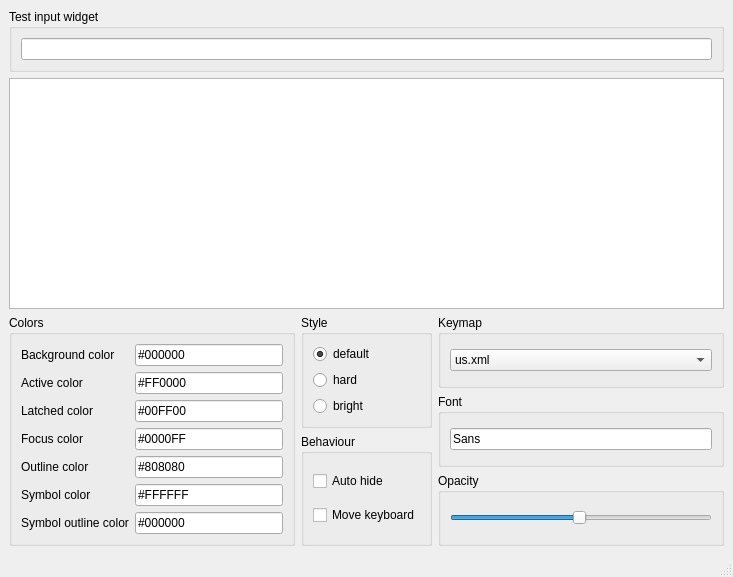
<?xml version="1.0" encoding="UTF-8"?>
<ui version="4.0">
 <class>MainWindow</class>
 <widget class="QMainWindow" name="MainWindow">
  <property name="geometry">
   <rect>
    <x>0</x>
    <y>0</y>
    <width>733</width>
    <height>577</height>
   </rect>
  </property>
  <property name="sizePolicy">
   <sizepolicy hsizetype="Maximum" vsizetype="Maximum">
    <horstretch>0</horstretch>
    <verstretch>0</verstretch>
   </sizepolicy>
  </property>
  <property name="windowTitle">
   <string>MainWindow</string>
  </property>
  <widget class="QWidget" name="centralwidget">
   <property name="sizePolicy">
    <sizepolicy hsizetype="Maximum" vsizetype="Maximum">
     <horstretch>0</horstretch>
     <verstretch>0</verstretch>
    </sizepolicy>
   </property>
   <layout class="QGridLayout" name="gridLayout_3">
    <property name="sizeConstraint">
     <enum>QLayout::SetMinAndMaxSize</enum>
    </property>
    <item row="3" column="0" rowspan="3">
     <widget class="QGroupBox" name="groupBox">
      <property name="sizePolicy">
       <sizepolicy hsizetype="Minimum" vsizetype="MinimumExpanding">
        <horstretch>0</horstretch>
        <verstretch>0</verstretch>
       </sizepolicy>
      </property>
      <property name="title">
       <string>Colors</string>
      </property>
      <layout class="QGridLayout" name="gridLayout">
       <item row="1" column="0">
        <layout class="QFormLayout" name="formLayout">
         <property name="fieldGrowthPolicy">
          <enum>QFormLayout::ExpandingFieldsGrow</enum>
         </property>
         <item row="0" column="0">
          <widget class="QLabel" name="label">
           <property name="text">
            <string>Background color</string>
           </property>
          </widget>
         </item>
         <item row="0" column="1">
          <widget class="LineEdit" name="keyColor">
           <property name="text">
            <string>#000000</string>
           </property>
          </widget>
         </item>
         <item row="1" column="0">
          <widget class="QLabel" name="label_2">
           <property name="text">
            <string>Active color</string>
           </property>
          </widget>
         </item>
         <item row="1" column="1">
          <widget class="LineEdit" name="activeColor">
           <property name="text">
            <string>#FF0000</string>
           </property>
          </widget>
         </item>
         <item row="2" column="0">
          <widget class="QLabel" name="label_3">
           <property name="text">
            <string>Latched color</string>
           </property>
          </widget>
         </item>
         <item row="2" column="1">
          <widget class="LineEdit" name="latchedColor">
           <property name="text">
            <string>#00FF00</string>
           </property>
          </widget>
         </item>
         <item row="3" column="0">
          <widget class="QLabel" name="label_4">
           <property name="text">
            <string>Focus color</string>
           </property>
          </widget>
         </item>
         <item row="3" column="1">
          <widget class="LineEdit" name="focusColor">
           <property name="text">
            <string>#0000FF</string>
           </property>
          </widget>
         </item>
         <item row="4" column="0">
          <widget class="QLabel" name="label_5">
           <property name="text">
            <string>Outline color</string>
           </property>
          </widget>
         </item>
         <item row="4" column="1">
          <widget class="LineEdit" name="outlineColor">
           <property name="text">
            <string>#808080</string>
           </property>
          </widget>
         </item>
         <item row="5" column="0">
          <widget class="QLabel" name="label_6">
           <property name="text">
            <string>Symbol color</string>
           </property>
          </widget>
         </item>
         <item row="5" column="1">
          <widget class="LineEdit" name="symbolColor">
           <property name="text">
            <string>#FFFFFF</string>
           </property>
          </widget>
         </item>
         <item row="6" column="0">
          <widget class="QLabel" name="label_7">
           <property name="text">
            <string>Symbol outline color</string>
           </property>
          </widget>
         </item>
         <item row="6" column="1">
          <widget class="LineEdit" name="symbolOutlineColor">
           <property name="text">
            <string>#000000</string>
           </property>
          </widget>
         </item>
        </layout>
       </item>
      </layout>
     </widget>
    </item>
    <item row="3" column="2" rowspan="3">
     <layout class="QVBoxLayout" name="verticalLayout_5">
      <property name="sizeConstraint">
       <enum>QLayout::SetFixedSize</enum>
      </property>
      <item>
       <widget class="QGroupBox" name="groupBox_4">
        <property name="sizePolicy">
         <sizepolicy hsizetype="Minimum" vsizetype="MinimumExpanding">
          <horstretch>0</horstretch>
          <verstretch>0</verstretch>
         </sizepolicy>
        </property>
        <property name="title">
         <string>Keymap</string>
        </property>
        <layout class="QVBoxLayout" name="verticalLayout_3">
         <item>
          <widget class="QComboBox" name="keymap">
           <item>
            <property name="text">
             <string>us.xml</string>
            </property>
           </item>
           <item>
            <property name="text">
             <string>fr.xml</string>
            </property>
           </item>
           <item>
            <property name="text">
             <string>de.xml</string>
            </property>
           </item>
           <item>
            <property name="text">
             <string>ar.xml</string>
            </property>
           </item>
          </widget>
         </item>
        </layout>
       </widget>
      </item>
      <item>
       <widget class="QGroupBox" name="groupBox_5">
        <property name="sizePolicy">
         <sizepolicy hsizetype="Minimum" vsizetype="MinimumExpanding">
          <horstretch>0</horstretch>
          <verstretch>0</verstretch>
         </sizepolicy>
        </property>
        <property name="title">
         <string>Font</string>
        </property>
        <layout class="QVBoxLayout" name="verticalLayout_2">
         <item>
          <widget class="LineEdit" name="font">
           <property name="text">
            <string>Sans</string>
           </property>
          </widget>
         </item>
        </layout>
       </widget>
      </item>
      <item>
       <widget class="QGroupBox" name="groupBox_3">
        <property name="sizePolicy">
         <sizepolicy hsizetype="Minimum" vsizetype="MinimumExpanding">
          <horstretch>0</horstretch>
          <verstretch>0</verstretch>
         </sizepolicy>
        </property>
        <property name="title">
         <string>Opacity</string>
        </property>
        <layout class="QGridLayout" name="gridLayout_2">
         <item row="0" column="0">
          <widget class="QSlider" name="opacity">
           <property name="minimum">
            <number>1</number>
           </property>
           <property name="maximum">
            <number>100</number>
           </property>
           <property name="value">
            <number>50</number>
           </property>
           <property name="sliderPosition">
            <number>50</number>
           </property>
           <property name="orientation">
            <enum>Qt::Horizontal</enum>
           </property>
           <property name="tickPosition">
            <enum>QSlider::NoTicks</enum>
           </property>
          </widget>
         </item>
        </layout>
       </widget>
      </item>
     </layout>
    </item>
    <item row="3" column="1" rowspan="3">
     <layout class="QVBoxLayout" name="verticalLayout_8">
      <property name="sizeConstraint">
       <enum>QLayout::SetFixedSize</enum>
      </property>
      <item>
       <widget class="QGroupBox" name="groupBox_2">
        <property name="sizePolicy">
         <sizepolicy hsizetype="Minimum" vsizetype="MinimumExpanding">
          <horstretch>0</horstretch>
          <verstretch>0</verstretch>
         </sizepolicy>
        </property>
        <property name="title">
         <string>Style</string>
        </property>
        <layout class="QVBoxLayout" name="verticalLayout">
         <item>
          <widget class="QRadioButton" name="defaultStyle">
           <property name="text">
            <string>default</string>
           </property>
           <property name="checked">
            <bool>true</bool>
           </property>
          </widget>
         </item>
         <item>
          <widget class="QRadioButton" name="hardStyle">
           <property name="text">
            <string>hard</string>
           </property>
          </widget>
         </item>
         <item>
          <widget class="QRadioButton" name="brightStyle">
           <property name="text">
            <string>bright</string>
           </property>
          </widget>
         </item>
        </layout>
       </widget>
      </item>
      <item>
       <widget class="QGroupBox" name="groupBox_6">
        <property name="sizePolicy">
         <sizepolicy hsizetype="Minimum" vsizetype="MinimumExpanding">
          <horstretch>0</horstretch>
          <verstretch>0</verstretch>
         </sizepolicy>
        </property>
        <property name="title">
         <string>Behaviour</string>
        </property>
        <layout class="QVBoxLayout" name="verticalLayout_4">
         <item>
          <widget class="QCheckBox" name="autoHide">
           <property name="text">
            <string>Auto hide</string>
           </property>
          </widget>
         </item>
         <item>
          <widget class="QCheckBox" name="move">
           <property name="text">
            <string>Move keyboard</string>
           </property>
          </widget>
         </item>
        </layout>
       </widget>
      </item>
     </layout>
    </item>
    <item row="0" column="0" colspan="3">
     <widget class="QGroupBox" name="groupBox_7">
      <property name="sizePolicy">
       <sizepolicy hsizetype="Expanding" vsizetype="Fixed">
        <horstretch>0</horstretch>
        <verstretch>0</verstretch>
       </sizepolicy>
      </property>
      <property name="title">
       <string>Test input widget</string>
      </property>
      <layout class="QVBoxLayout" name="verticalLayout_7">
       <item>
        <widget class="LineEdit" name="lineEdit">
         <property name="text">
          <string/>
         </property>
        </widget>
       </item>
      </layout>
     </widget>
    </item>
    <item row="1" column="0" colspan="3">
     <layout class="QVBoxLayout" name="placeHolder">
      <property name="sizeConstraint">
       <enum>QLayout::SetMaximumSize</enum>
      </property>
      <item>
       <widget class="Florence" name="florence">
        <property name="sizePolicy">
         <sizepolicy hsizetype="Expanding" vsizetype="Expanding">
          <horstretch>0</horstretch>
          <verstretch>0</verstretch>
         </sizepolicy>
        </property>
        <property name="layoutDirection">
         <enum>Qt::LeftToRight</enum>
        </property>
       </widget>
      </item>
     </layout>
    </item>
   </layout>
  </widget>
  <widget class="QMenuBar" name="menubar">
   <property name="geometry">
    <rect>
     <x>0</x>
     <y>0</y>
     <width>733</width>
     <height>21</height>
    </rect>
   </property>
  </widget>
  <widget class="QStatusBar" name="statusbar"/>
 </widget>
 <customwidgets>
  <customwidget>
   <class>Florence</class>
   <extends>QGraphicsView</extends>
   <header>florence.h</header>
   <container>1</container>
  </customwidget>
  <customwidget>
   <class>LineEdit</class>
   <extends>QLineEdit</extends>
   <header>lineedit.h</header>
  </customwidget>
 </customwidgets>
 <resources/>
 <connections/>
</ui>
